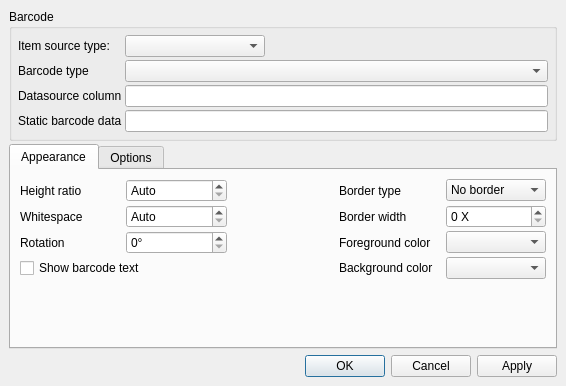
<?xml version="1.0" encoding="UTF-8"?>
<ui version="4.0">
 <class>NCRDBarcodePropDialogUI</class>
 <widget class="QDialog" name="NCRDBarcodePropDialogUI">
  <property name="geometry">
   <rect>
    <x>0</x>
    <y>0</y>
    <width>566</width>
    <height>386</height>
   </rect>
  </property>
  <property name="sizePolicy">
   <sizepolicy hsizetype="Preferred" vsizetype="Minimum">
    <horstretch>0</horstretch>
    <verstretch>0</verstretch>
   </sizepolicy>
  </property>
  <property name="windowTitle">
   <string>Barcode properties</string>
  </property>
  <layout class="QVBoxLayout">
   <property name="spacing">
    <number>3</number>
   </property>
   <property name="margin">
    <number>9</number>
   </property>
   <item>
    <widget class="QGroupBox" name="gbImage">
     <property name="title">
      <string>Barcode</string>
     </property>
     <layout class="QGridLayout" name="layGrid">
      <property name="margin">
       <number>6</number>
      </property>
      <property name="spacing">
       <number>3</number>
      </property>
      <item row="0" column="0">
       <widget class="QLabel" name="label">
        <property name="text">
         <string>Item source type:</string>
        </property>
       </widget>
      </item>
      <item row="3" column="0">
       <widget class="QLabel" name="label_2">
        <property name="sizePolicy">
         <sizepolicy hsizetype="Maximum" vsizetype="Preferred">
          <horstretch>0</horstretch>
          <verstretch>0</verstretch>
         </sizepolicy>
        </property>
        <property name="text">
         <string>Static barcode data</string>
        </property>
       </widget>
      </item>
      <item row="3" column="1" colspan="3">
       <widget class="QLineEdit" name="staticCode"/>
      </item>
      <item row="1" column="1" colspan="3">
       <widget class="QComboBox" name="comboBarcodeType"/>
      </item>
      <item row="1" column="0">
       <widget class="QLabel" name="label_4">
        <property name="text">
         <string>Barcode type</string>
        </property>
       </widget>
      </item>
      <item row="2" column="0">
       <widget class="QLabel" name="label_source">
        <property name="text">
         <string>Datasource column</string>
        </property>
       </widget>
      </item>
      <item row="0" column="1">
       <widget class="NCRDItemSourceTypeCombo" name="comboSourceType"/>
      </item>
      <item row="0" column="2" colspan="2">
       <spacer name="spcr">
        <property name="orientation">
         <enum>Qt::Horizontal</enum>
        </property>
        <property name="sizeHint" stdset="0">
         <size>
          <width>40</width>
          <height>20</height>
         </size>
        </property>
       </spacer>
      </item>
      <item row="2" column="1" colspan="3">
       <widget class="QLineEdit" name="wColumn"/>
      </item>
     </layout>
    </widget>
   </item>
   <item>
    <widget class="QTabWidget" name="tab">
     <property name="currentIndex">
      <number>0</number>
     </property>
     <widget class="QWidget" name="tabApp">
      <attribute name="title">
       <string>Appearance</string>
      </attribute>
      <layout class="QGridLayout" name="gridLayout">
       <property name="verticalSpacing">
        <number>3</number>
       </property>
       <item row="1" column="0">
        <widget class="QLabel" name="lblWhitespace">
         <property name="text">
          <string>Whitespace</string>
         </property>
        </widget>
       </item>
       <item row="1" column="1">
        <widget class="QSpinBox" name="spnWhitespace">
         <property name="specialValueText">
          <string>Auto</string>
         </property>
         <property name="maximum">
          <number>160</number>
         </property>
        </widget>
       </item>
       <item row="1" column="3">
        <widget class="QLabel" name="label_8">
         <property name="text">
          <string>Border width</string>
         </property>
        </widget>
       </item>
       <item row="1" column="4">
        <widget class="QSpinBox" name="bwidth">
         <property name="suffix">
          <string> X</string>
         </property>
         <property name="minimum">
          <number>0</number>
         </property>
         <property name="maximum">
          <number>16</number>
         </property>
         <property name="value">
          <number>0</number>
         </property>
        </widget>
       </item>
       <item row="4" column="0">
        <spacer name="verticalSpacer">
         <property name="orientation">
          <enum>Qt::Vertical</enum>
         </property>
         <property name="sizeHint" stdset="0">
          <size>
           <width>20</width>
           <height>22</height>
          </size>
         </property>
        </spacer>
       </item>
       <item row="3" column="3">
        <widget class="QLabel" name="label_7">
         <property name="text">
          <string>Background color</string>
         </property>
        </widget>
       </item>
       <item row="3" column="4">
        <widget class="QtColorComboBox" name="comboBackColor"/>
       </item>
       <item row="2" column="1">
        <widget class="QSpinBox" name="spRotation">
         <property name="suffix">
          <string>°</string>
         </property>
         <property name="minimum">
          <number>0</number>
         </property>
         <property name="maximum">
          <number>360</number>
         </property>
        </widget>
       </item>
       <item row="2" column="3">
        <widget class="QLabel" name="label_5">
         <property name="text">
          <string>Foreground color</string>
         </property>
        </widget>
       </item>
       <item row="2" column="0">
        <widget class="QLabel" name="label_3">
         <property name="text">
          <string>Rotation</string>
         </property>
        </widget>
       </item>
       <item row="0" column="0">
        <widget class="QLabel" name="label_6">
         <property name="text">
          <string>Height ratio</string>
         </property>
        </widget>
       </item>
       <item row="2" column="4">
        <widget class="QtColorComboBox" name="comboForeColor"/>
       </item>
       <item row="3" column="0" colspan="3">
        <widget class="QCheckBox" name="cbShowText">
         <property name="text">
          <string>Show barcode text</string>
         </property>
        </widget>
       </item>
       <item row="0" column="1">
        <widget class="QSpinBox" name="heightb">
         <property name="specialValueText">
          <string>Auto</string>
         </property>
         <property name="suffix">
          <string> X</string>
         </property>
         <property name="prefix">
          <string/>
         </property>
         <property name="minimum">
          <number>0</number>
         </property>
         <property name="maximum">
          <number>100</number>
         </property>
         <property name="singleStep">
          <number>1</number>
         </property>
         <property name="value">
          <number>0</number>
         </property>
        </widget>
       </item>
       <item row="0" column="2">
        <spacer name="horizontalSpacer">
         <property name="orientation">
          <enum>Qt::Horizontal</enum>
         </property>
         <property name="sizeType">
          <enum>QSizePolicy::Fixed</enum>
         </property>
         <property name="sizeHint" stdset="0">
          <size>
           <width>40</width>
           <height>20</height>
          </size>
         </property>
        </spacer>
       </item>
       <item row="0" column="3">
        <widget class="QLabel" name="label_9">
         <property name="text">
          <string>Border type</string>
         </property>
        </widget>
       </item>
       <item row="0" column="4">
        <widget class="QComboBox" name="btype">
         <item>
          <property name="text">
           <string>No border</string>
          </property>
         </item>
         <item>
          <property name="text">
           <string>Bind</string>
          </property>
         </item>
         <item>
          <property name="text">
           <string>Box</string>
          </property>
         </item>
        </widget>
       </item>
      </layout>
     </widget>
     <widget class="QWidget" name="tabOpt">
      <attribute name="title">
       <string>Options</string>
      </attribute>
      <layout class="QGridLayout" name="gridLayout2">
       <property name="margin">
        <number>6</number>
       </property>
       <property name="spacing">
        <number>3</number>
       </property>
       <item row="0" column="0" colspan="2">
        <widget class="QLabel" name="label_12">
         <property name="text">
          <string>Structured primary message (Maxicode and Composite)</string>
         </property>
        </widget>
       </item>
       <item row="1" column="0" colspan="3">
        <widget class="QLineEdit" name="primaryMessage"/>
       </item>
       <item row="2" column="0">
        <widget class="QLabel" name="label_13">
         <property name="text">
          <string>Encoding mode (Maxicode and Composite)</string>
         </property>
        </widget>
       </item>
       <item row="2" column="1">
        <widget class="QSpinBox" name="sbMode">
         <property name="specialValueText">
          <string>Auto</string>
         </property>
        </widget>
       </item>
       <item row="3" column="0">
        <widget class="QLabel" name="label_11">
         <property name="text">
          <string>Error correction level (PDF417 and QR Code) </string>
         </property>
        </widget>
       </item>
       <item row="3" column="1">
        <widget class="QSpinBox" name="sbSecure">
         <property name="specialValueText">
          <string>Auto</string>
         </property>
        </widget>
       </item>
       <item row="4" column="0">
        <widget class="QLabel" name="label_10">
         <property name="text">
          <string>Number of columns (PDF417)</string>
         </property>
        </widget>
       </item>
       <item row="4" column="1">
        <widget class="QSpinBox" name="sbColumns">
         <property name="specialValueText">
          <string>Auto</string>
         </property>
        </widget>
       </item>
       <item row="5" column="0">
        <widget class="QLabel" name="lblVersion">
         <property name="text">
          <string>Version (QR Code)</string>
         </property>
        </widget>
       </item>
       <item row="5" column="1">
        <widget class="QSpinBox" name="sbVers">
         <property name="specialValueText">
          <string>Auto</string>
         </property>
        </widget>
       </item>
       <item row="6" column="1">
        <spacer name="verticalSpacer_2">
         <property name="orientation">
          <enum>Qt::Vertical</enum>
         </property>
         <property name="sizeHint" stdset="0">
          <size>
           <width>20</width>
           <height>40</height>
          </size>
         </property>
        </spacer>
       </item>
      </layout>
     </widget>
    </widget>
   </item>
   <item>
    <widget class="NCRDPrintWhenPanel" name="printWhenPanel" native="true"/>
   </item>
   <item>
    <widget class="QDialogButtonBox" name="buttonBox">
     <property name="orientation">
      <enum>Qt::Horizontal</enum>
     </property>
     <property name="standardButtons">
      <set>QDialogButtonBox::Apply|QDialogButtonBox::Cancel|QDialogButtonBox::Ok</set>
     </property>
    </widget>
   </item>
  </layout>
 </widget>
 <customwidgets>
  <customwidget>
   <class>NCRDPrintWhenPanel</class>
   <extends>QWidget</extends>
   <header>ncrdprintwhenpanel.h</header>
   <container>1</container>
  </customwidget>
  <customwidget>
   <class>NCRDItemSourceTypeCombo</class>
   <extends>QComboBox</extends>
   <header>ncrditemsourcetypecombo.h</header>
  </customwidget>
  <customwidget>
   <class>QtColorComboBox</class>
   <extends>QComboBox</extends>
   <header>qtcolorcombobox.h</header>
  </customwidget>
 </customwidgets>
 <tabstops>
  <tabstop>comboSourceType</tabstop>
  <tabstop>comboBarcodeType</tabstop>
  <tabstop>wColumn</tabstop>
  <tabstop>staticCode</tabstop>
  <tabstop>tab</tabstop>
  <tabstop>heightb</tabstop>
  <tabstop>spnWhitespace</tabstop>
  <tabstop>spRotation</tabstop>
  <tabstop>cbShowText</tabstop>
  <tabstop>btype</tabstop>
  <tabstop>bwidth</tabstop>
  <tabstop>comboForeColor</tabstop>
  <tabstop>comboBackColor</tabstop>
  <tabstop>sbVers</tabstop>
  <tabstop>buttonBox</tabstop>
  <tabstop>sbColumns</tabstop>
  <tabstop>sbMode</tabstop>
  <tabstop>primaryMessage</tabstop>
  <tabstop>sbSecure</tabstop>
 </tabstops>
 <resources/>
 <connections>
  <connection>
   <sender>buttonBox</sender>
   <signal>accepted()</signal>
   <receiver>NCRDBarcodePropDialogUI</receiver>
   <slot>accept()</slot>
   <hints>
    <hint type="sourcelabel">
     <x>257</x>
     <y>384</y>
    </hint>
    <hint type="destinationlabel">
     <x>157</x>
     <y>274</y>
    </hint>
   </hints>
  </connection>
  <connection>
   <sender>buttonBox</sender>
   <signal>rejected()</signal>
   <receiver>NCRDBarcodePropDialogUI</receiver>
   <slot>reject()</slot>
   <hints>
    <hint type="sourcelabel">
     <x>325</x>
     <y>384</y>
    </hint>
    <hint type="destinationlabel">
     <x>286</x>
     <y>274</y>
    </hint>
   </hints>
  </connection>
 </connections>
</ui>
